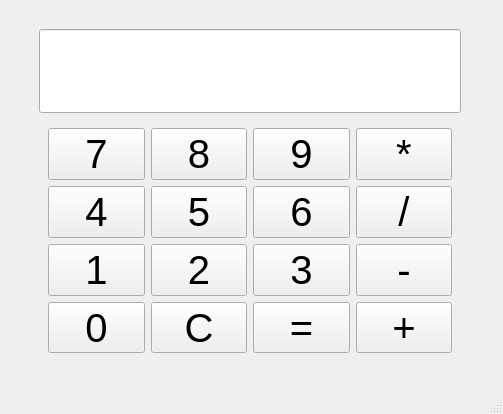
<?xml version="1.0" encoding="UTF-8"?>
<ui version="4.0">
 <class>MainWindow</class>
 <widget class="QMainWindow" name="MainWindow">
  <property name="geometry">
   <rect>
    <x>0</x>
    <y>0</y>
    <width>503</width>
    <height>414</height>
   </rect>
  </property>
  <property name="windowTitle">
   <string>MainWindow</string>
  </property>
  <widget class="QWidget" name="centralwidget">
   <widget class="QFrame" name="frame_2">
    <property name="geometry">
     <rect>
      <x>30</x>
      <y>20</y>
      <width>440</width>
      <height>351</height>
     </rect>
    </property>
    <property name="frameShape">
     <enum>QFrame::NoFrame</enum>
    </property>
    <property name="frameShadow">
     <enum>QFrame::Raised</enum>
    </property>
    <layout class="QVBoxLayout" name="verticalLayout">
     <item>
      <widget class="QLineEdit" name="lcd">
       <property name="font">
        <font>
         <pointsize>50</pointsize>
        </font>
       </property>
       <property name="layoutDirection">
        <enum>Qt::LeftToRight</enum>
       </property>
       <property name="text">
        <string/>
       </property>
       <property name="alignment">
        <set>Qt::AlignRight|Qt::AlignTrailing|Qt::AlignVCenter</set>
       </property>
       <property name="readOnly">
        <bool>true</bool>
       </property>
      </widget>
     </item>
     <item>
      <widget class="QFrame" name="frame">
       <property name="frameShape">
        <enum>QFrame::NoFrame</enum>
       </property>
       <property name="frameShadow">
        <enum>QFrame::Raised</enum>
       </property>
       <layout class="QGridLayout" name="gridLayout">
        <item row="0" column="0">
         <widget class="QPushButton" name="btn_7">
          <property name="font">
           <font>
            <pointsize>30</pointsize>
           </font>
          </property>
          <property name="text">
           <string>7</string>
          </property>
         </widget>
        </item>
        <item row="0" column="1">
         <widget class="QPushButton" name="btn_8">
          <property name="font">
           <font>
            <pointsize>30</pointsize>
           </font>
          </property>
          <property name="text">
           <string>8</string>
          </property>
         </widget>
        </item>
        <item row="0" column="2">
         <widget class="QPushButton" name="btn_9">
          <property name="font">
           <font>
            <pointsize>30</pointsize>
           </font>
          </property>
          <property name="text">
           <string>9</string>
          </property>
         </widget>
        </item>
        <item row="0" column="3">
         <widget class="QPushButton" name="btn_mul">
          <property name="font">
           <font>
            <pointsize>30</pointsize>
           </font>
          </property>
          <property name="text">
           <string>*</string>
          </property>
         </widget>
        </item>
        <item row="1" column="0">
         <widget class="QPushButton" name="btn_4">
          <property name="font">
           <font>
            <pointsize>30</pointsize>
           </font>
          </property>
          <property name="text">
           <string>4</string>
          </property>
         </widget>
        </item>
        <item row="1" column="1">
         <widget class="QPushButton" name="btn_5">
          <property name="font">
           <font>
            <pointsize>30</pointsize>
           </font>
          </property>
          <property name="text">
           <string>5</string>
          </property>
         </widget>
        </item>
        <item row="1" column="2">
         <widget class="QPushButton" name="btn_6">
          <property name="font">
           <font>
            <pointsize>30</pointsize>
           </font>
          </property>
          <property name="text">
           <string>6</string>
          </property>
         </widget>
        </item>
        <item row="1" column="3">
         <widget class="QPushButton" name="btn_div">
          <property name="font">
           <font>
            <pointsize>30</pointsize>
           </font>
          </property>
          <property name="text">
           <string>/</string>
          </property>
         </widget>
        </item>
        <item row="2" column="0">
         <widget class="QPushButton" name="btn_1">
          <property name="font">
           <font>
            <pointsize>30</pointsize>
           </font>
          </property>
          <property name="text">
           <string>1</string>
          </property>
         </widget>
        </item>
        <item row="2" column="1">
         <widget class="QPushButton" name="btn_2">
          <property name="font">
           <font>
            <pointsize>30</pointsize>
           </font>
          </property>
          <property name="text">
           <string>2</string>
          </property>
         </widget>
        </item>
        <item row="2" column="2">
         <widget class="QPushButton" name="btn_3">
          <property name="font">
           <font>
            <pointsize>30</pointsize>
           </font>
          </property>
          <property name="text">
           <string>3</string>
          </property>
         </widget>
        </item>
        <item row="2" column="3">
         <widget class="QPushButton" name="btn_min">
          <property name="font">
           <font>
            <pointsize>30</pointsize>
           </font>
          </property>
          <property name="text">
           <string>-</string>
          </property>
         </widget>
        </item>
        <item row="3" column="0">
         <widget class="QPushButton" name="btn_0">
          <property name="font">
           <font>
            <pointsize>30</pointsize>
           </font>
          </property>
          <property name="text">
           <string>0</string>
          </property>
         </widget>
        </item>
        <item row="3" column="1">
         <widget class="QPushButton" name="btn_c">
          <property name="font">
           <font>
            <pointsize>30</pointsize>
           </font>
          </property>
          <property name="text">
           <string>C</string>
          </property>
         </widget>
        </item>
        <item row="3" column="2">
         <widget class="QPushButton" name="btn_equal">
          <property name="font">
           <font>
            <pointsize>30</pointsize>
           </font>
          </property>
          <property name="text">
           <string>=</string>
          </property>
         </widget>
        </item>
        <item row="3" column="3">
         <widget class="QPushButton" name="btn_add">
          <property name="font">
           <font>
            <pointsize>30</pointsize>
           </font>
          </property>
          <property name="text">
           <string>+</string>
          </property>
         </widget>
        </item>
       </layout>
      </widget>
     </item>
    </layout>
   </widget>
  </widget>
  <widget class="QMenuBar" name="menubar">
   <property name="geometry">
    <rect>
     <x>0</x>
     <y>0</y>
     <width>503</width>
     <height>21</height>
    </rect>
   </property>
  </widget>
  <widget class="QStatusBar" name="statusbar"/>
 </widget>
 <resources/>
 <connections/>
</ui>
